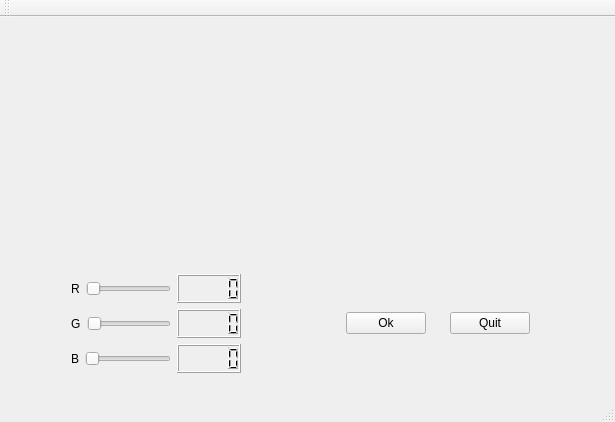
<?xml version="1.0" encoding="UTF-8"?>
<ui version="4.0">
 <class>MainWindow</class>
 <widget class="QMainWindow" name="MainWindow">
  <property name="geometry">
   <rect>
    <x>0</x>
    <y>0</y>
    <width>615</width>
    <height>422</height>
   </rect>
  </property>
  <property name="windowTitle">
   <string>MainWindow</string>
  </property>
  <widget class="QWidget" name="centralWidget">
   <widget class="MyColourWidget" name="widget" native="true">
    <property name="geometry">
     <rect>
      <x>110</x>
      <y>20</y>
      <width>381</width>
      <height>141</height>
     </rect>
    </property>
   </widget>
   <widget class="QWidget" name="layoutWidget">
    <property name="geometry">
     <rect>
      <x>60</x>
      <y>246</y>
      <width>481</width>
      <height>121</height>
     </rect>
    </property>
    <layout class="QHBoxLayout" name="horizontalLayout_6">
     <item>
      <layout class="QVBoxLayout" name="verticalLayout">
       <item>
        <layout class="QHBoxLayout" name="horizontalLayout">
         <item>
          <widget class="QLabel" name="label">
           <property name="text">
            <string>R</string>
           </property>
          </widget>
         </item>
         <item>
          <widget class="QSlider" name="rSlider">
           <property name="maximumSize">
            <size>
             <width>16777215</width>
             <height>23</height>
            </size>
           </property>
           <property name="maximum">
            <number>255</number>
           </property>
           <property name="orientation">
            <enum>Qt::Horizontal</enum>
           </property>
          </widget>
         </item>
         <item>
          <widget class="QLCDNumber" name="RLCD"/>
         </item>
        </layout>
       </item>
       <item>
        <layout class="QHBoxLayout" name="horizontalLayout_2">
         <item>
          <widget class="QLabel" name="label_2">
           <property name="text">
            <string>G</string>
           </property>
          </widget>
         </item>
         <item>
          <widget class="QSlider" name="GSlider">
           <property name="maximum">
            <number>255</number>
           </property>
           <property name="orientation">
            <enum>Qt::Horizontal</enum>
           </property>
          </widget>
         </item>
         <item>
          <widget class="QLCDNumber" name="GLCD"/>
         </item>
        </layout>
       </item>
       <item>
        <layout class="QHBoxLayout" name="horizontalLayout_4">
         <item>
          <widget class="QLabel" name="label_3">
           <property name="text">
            <string>B</string>
           </property>
          </widget>
         </item>
         <item>
          <widget class="QSlider" name="BSlider">
           <property name="maximum">
            <number>255</number>
           </property>
           <property name="orientation">
            <enum>Qt::Horizontal</enum>
           </property>
          </widget>
         </item>
         <item>
          <widget class="QLCDNumber" name="BLCD"/>
         </item>
        </layout>
       </item>
      </layout>
     </item>
     <item>
      <spacer name="horizontalSpacer_2">
       <property name="orientation">
        <enum>Qt::Horizontal</enum>
       </property>
       <property name="sizeHint" stdset="0">
        <size>
         <width>40</width>
         <height>20</height>
        </size>
       </property>
      </spacer>
     </item>
     <item>
      <layout class="QHBoxLayout" name="horizontalLayout_5">
       <item>
        <widget class="QPushButton" name="ok">
         <property name="text">
          <string>Ok</string>
         </property>
        </widget>
       </item>
       <item>
        <spacer name="horizontalSpacer">
         <property name="orientation">
          <enum>Qt::Horizontal</enum>
         </property>
         <property name="sizeHint" stdset="0">
          <size>
           <width>18</width>
           <height>20</height>
          </size>
         </property>
        </spacer>
       </item>
       <item>
        <widget class="QPushButton" name="quit">
         <property name="text">
          <string>Quit</string>
         </property>
        </widget>
       </item>
      </layout>
     </item>
    </layout>
   </widget>
   <zorder>layoutWidget</zorder>
   <zorder>widget</zorder>
  </widget>
  <widget class="QMenuBar" name="menuBar">
   <property name="geometry">
    <rect>
     <x>0</x>
     <y>0</y>
     <width>615</width>
     <height>20</height>
    </rect>
   </property>
  </widget>
  <widget class="QToolBar" name="mainToolBar">
   <attribute name="toolBarArea">
    <enum>TopToolBarArea</enum>
   </attribute>
   <attribute name="toolBarBreak">
    <bool>false</bool>
   </attribute>
  </widget>
  <widget class="QStatusBar" name="statusBar"/>
 </widget>
 <layoutdefault spacing="6" margin="11"/>
 <customwidgets>
  <customwidget>
   <class>MyColourWidget</class>
   <extends>QWidget</extends>
   <header location="global">mycolourwidget.h</header>
   <container>1</container>
   <slots>
    <slot>saveRed(int)</slot>
    <slot>test()</slot>
   </slots>
  </customwidget>
 </customwidgets>
 <resources/>
 <connections>
  <connection>
   <sender>rSlider</sender>
   <signal>valueChanged(int)</signal>
   <receiver>RLCD</receiver>
   <slot>display(int)</slot>
   <hints>
    <hint type="sourcelabel">
     <x>108</x>
     <y>290</y>
    </hint>
    <hint type="destinationlabel">
     <x>189</x>
     <y>290</y>
    </hint>
   </hints>
  </connection>
  <connection>
   <sender>GSlider</sender>
   <signal>valueChanged(int)</signal>
   <receiver>GLCD</receiver>
   <slot>display(int)</slot>
   <hints>
    <hint type="sourcelabel">
     <x>112</x>
     <y>332</y>
    </hint>
    <hint type="destinationlabel">
     <x>178</x>
     <y>336</y>
    </hint>
   </hints>
  </connection>
  <connection>
   <sender>BSlider</sender>
   <signal>valueChanged(int)</signal>
   <receiver>BLCD</receiver>
   <slot>display(int)</slot>
   <hints>
    <hint type="sourcelabel">
     <x>132</x>
     <y>379</y>
    </hint>
    <hint type="destinationlabel">
     <x>184</x>
     <y>376</y>
    </hint>
   </hints>
  </connection>
  <connection>
   <sender>quit</sender>
   <signal>clicked()</signal>
   <receiver>MainWindow</receiver>
   <slot>close()</slot>
   <hints>
    <hint type="sourcelabel">
     <x>515</x>
     <y>330</y>
    </hint>
    <hint type="destinationlabel">
     <x>509</x>
     <y>292</y>
    </hint>
   </hints>
  </connection>
  <connection>
   <sender>rSlider</sender>
   <signal>valueChanged(int)</signal>
   <receiver>widget</receiver>
   <slot>saveRed(int)</slot>
   <hints>
    <hint type="sourcelabel">
     <x>141</x>
     <y>301</y>
    </hint>
    <hint type="destinationlabel">
     <x>152</x>
     <y>163</y>
    </hint>
   </hints>
  </connection>
  <connection>
   <sender>GSlider</sender>
   <signal>valueChanged(int)</signal>
   <receiver>widget</receiver>
   <slot>saveGreen(int)</slot>
   <hints>
    <hint type="sourcelabel">
     <x>115</x>
     <y>325</y>
    </hint>
    <hint type="destinationlabel">
     <x>129</x>
     <y>153</y>
    </hint>
   </hints>
  </connection>
  <connection>
   <sender>BSlider</sender>
   <signal>valueChanged(int)</signal>
   <receiver>widget</receiver>
   <slot>saveBlue(int)</slot>
   <hints>
    <hint type="sourcelabel">
     <x>95</x>
     <y>363</y>
    </hint>
    <hint type="destinationlabel">
     <x>131</x>
     <y>138</y>
    </hint>
   </hints>
  </connection>
  <connection>
   <sender>ok</sender>
   <signal>clicked()</signal>
   <receiver>widget</receiver>
   <slot>changeColor()</slot>
   <hints>
    <hint type="sourcelabel">
     <x>409</x>
     <y>333</y>
    </hint>
    <hint type="destinationlabel">
     <x>384</x>
     <y>176</y>
    </hint>
   </hints>
  </connection>
 </connections>
</ui>
